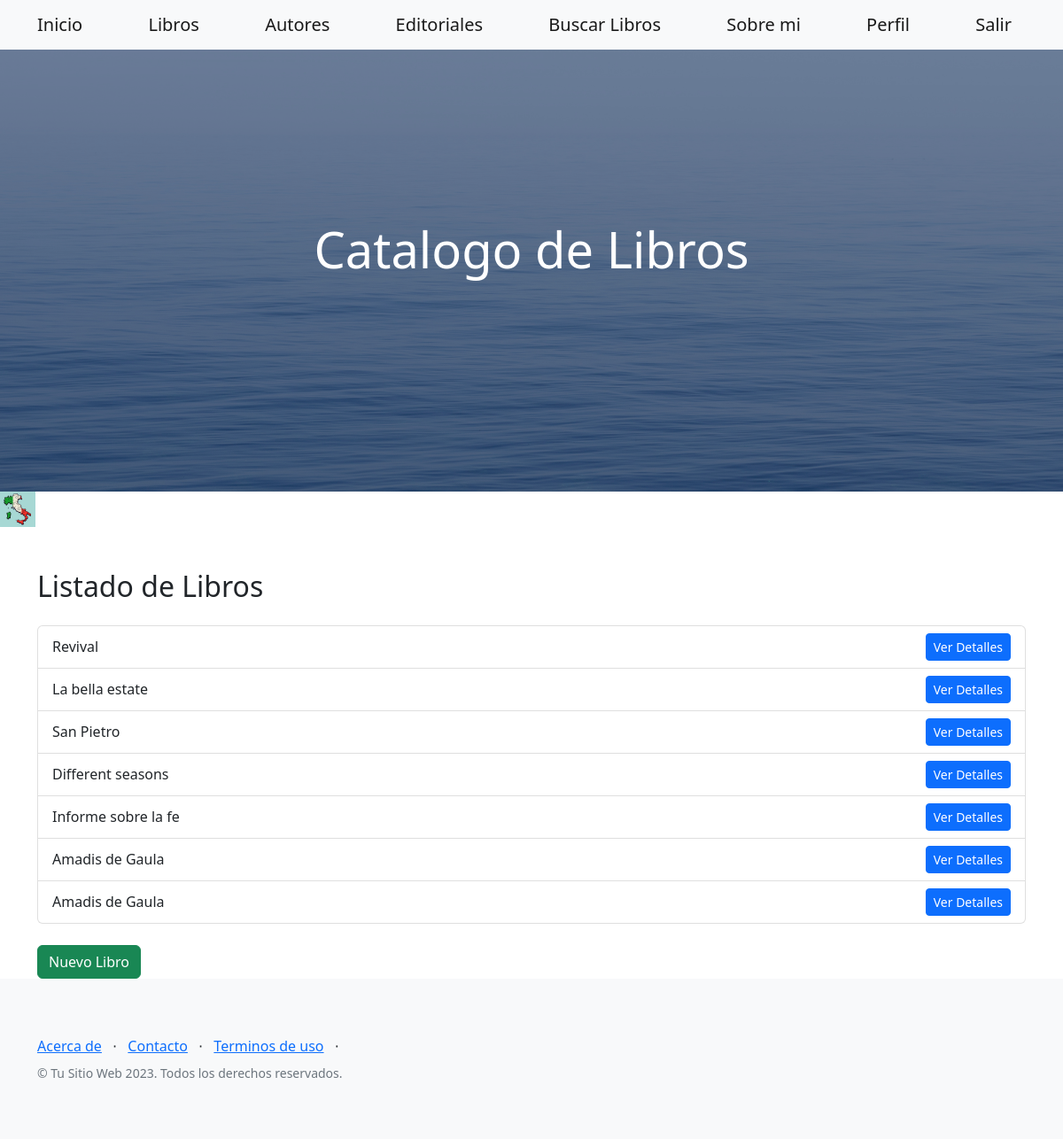
Page /libros/ (signed in) on the committed database.
### AppLibros/models.py (models this page shows, shortened)
class Avatar(models.Model):
    user = models.OneToOneField(User, on_delete=models.CASCADE)
    imagen = models.ImageField(upload_to='avatares', null=True, blank = True)

class Libro(models.Model):
    titulo = models.CharField(max_length=100)
    autor = models.CharField(max_length=50)
    editorial = models.CharField(max_length=50)
    genero = models.CharField(max_length=20)
    descripcion = RichTextField(null=True)
    url = models.URLField(blank=True, null=True)
    imagen = models.ImageField(upload_to='imagenes_libros', null=True, blank=True)

### AppLibros/views.py (the view)
# urls.py: path('libros/', views.lista_libros, name='lista_libros'),
def lista_libros(request):
    libros = Libro.objects.all()
    return render(request, 'libros/lista_libros.html', {'libros': libros})

### AppLibros/templates/libros/lista_libros.html
{% extends 'index.html' %}
{% block content %}
    <div class="container mt-5">
        <h2 class="mb-4">Listado de Libros</h2>
        <ul class="list-group">
            {% for libro in libros %}
                <li class="list-group-item d-flex justify-content-between align-items-center">
                    {{ libro.titulo }}
                    <a href="{% url 'detalle_libro' libro.id %}" class="btn btn-primary btn-sm">Ver Detalles</a>
                </li>
            {% endfor %}
        </ul>
        <div class="mt-4">
            <a href="{% url 'agregar_libro' %}" class="btn btn-success">Nuevo Libro</a>
        </div>
    </div>
{% endblock %}

### AppLibros/templates/index.html (shortened to what this page needs)
<!DOCTYPE html>
<html lang="en">
<head>
    {% load static %}
    <link href="https://cdn.jsdelivr.net/npm/bootstrap-icons@1.5.0/font/bootstrap-icons.css" rel="stylesheet" type="text/css" />
    <link href="{% static 'css/styles.css' %}" rel="stylesheet"/>
    <link rel="stylesheet" href="https://cdn.jsdelivr.net/npm/bootstrap@5.3.0/dist/css/bootstrap.min.css">
</head>
<body>
<nav class="navbar navbar-light bg-light static-top">
    <div class="container">
        <a class="navbar-brand" href="http://127.0.0.1:8000/">Inicio</a>
        <a class="navbar-brand" href="http://127.0.0.1:8000/libros">Libros</a>
        <a class="navbar-brand" href="http://127.0.0.1:8000/AppLibros/autores/">Autores</a>
        <a class="navbar-brand" href="http://127.0.0.1:8000/AppLibros/editoriales/">Editoriales</a>
        <a class="navbar-brand" href="http://127.0.0.1:8000/AppLibros/buscar_libros/">Buscar Libros</a>
        <a class="navbar-brand" href="http://127.0.0.1:8000/acerca_de_mi/">Sobre mi</a>
           {% if user.is_authenticated %}
        <a class="navbar-brand" href="{% url 'view_profile' %}">Perfil</a>
        <a class="navbar-brand" href="http://127.0.0.1:8000/logout/">Salir</a>
    {% else %}
        <a class="navbar-brand" href="http://127.0.0.1:8000/login/">Entrar</a>
         <a class="navbar-brand" href="http://127.0.0.1:8000/registro/">Registrarse</a>
    {% endif %}
    </div>
</nav>
<header class="masthead">
    <div class="container position-relative">
        <div class="row justify-content-center">
            <div class="col-xl-6">
                <div class="text-center text-white">
                    <h2 class="display-4 font-weight-bold mb-5">Catalogo de Libros</h2>
                </div>
            </div>
        </div>
    </div>
</header>
{% if request.user.avatar %}
                    <img src="{{request.user.avatar.imagen.url}}" alt="" height="40px">
                {% endif %}
{% block content %} {% endblock %}
<footer class="footer bg-light">
    <div class="container">
        <div class="row">
            <div class="col-lg-6 h-100 text-center text-lg-start my-auto">
                <ul class="list-inline mb-2">
                    <li class="list-inline-item"><a href="#!">Acerca de</a></li>
                    <li class="list-inline-item">⋅</li>
                    <li class="list-inline-item"><a href="#!">Contacto</a></li>
                    <li class="list-inline-item">⋅</li>
                    <li class="list-inline-item"><a href="#!">Terminos de uso</a></li>
                    <li class="list-inline-item">⋅</li>
                </ul>
                <p class="text-muted small mb-4 mb-lg-0">&copy; Tu Sitio Web 2023. Todos los derechos reservados.</p>
            </div>
        </div>
    </div>
    <link rel="stylesheet" href="https://cdn.jsdelivr.net/npm/bootstrap@5.2.3/dist/css/bootstrap.min.css">
</footer>
</body>
</html>

### AppLibros/templates/index.html (style rules this page uses)
.navbar-brand, .navbar-nav .nav-link { color: #7e7363; }

### rows in the picture
Libro: titulo "Revival"
Libro: titulo "La bella estate"
Libro: titulo "San Pietro"
Libro: titulo "Different seasons"
Libro: titulo "Informe sobre la fe"
Libro: titulo "Amadis de Gaula"
Libro: titulo "Amadis de Gaula"
